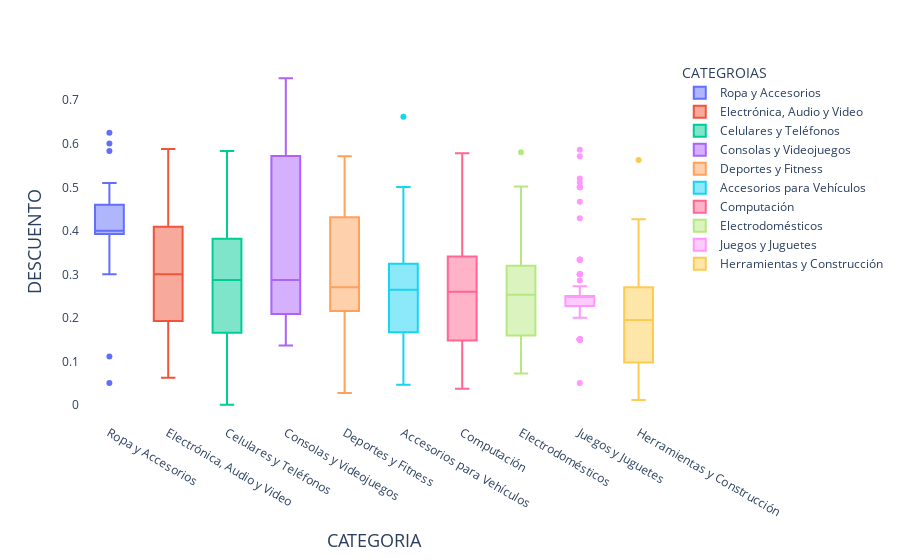

Source (notebook cell):
### Code cell
discount_products_top_sorted = discount_products_top.sort_values(by=['SEARCH_CATEGORY_NAME'], key=lambda x: x.map(sorted_dict))
fig = px.box(discount_products_top_sorted, x="SEARCH_CATEGORY_NAME", y="ITEM_DISCOUNT_RATE", color="SEARCH_CATEGORY_NAME",)
fig.update_traces(quartilemethod="exclusive")
fig.update_layout(titlefont = dict(size=20),
                  xaxis=dict(title="CATEGORIA",titlefont=dict(size=18)),
                  yaxis=dict(title="DESCUENTO",titlefont=dict(size=18)),
                  plot_bgcolor='rgb(255,255,255)', legend_title='CATEGROIAS')
fig.show()

### Figure 1 — Plotly figure (JSON) as saved in the notebook; plotly's stock layout.template omitted (floating-point values rounded to 4 significant figures; data arrays with more than 128 entries replaced by an {"elided": "..."} marker saying what was removed)
{"data": [{"alignmentgroup": "True", "hovertemplate": "SEARCH_CATEGORY_NAME=%{x}<br>ITEM_DISCOUNT_RATE=%{y}<extra></extra>", "legendgroup": "Ropa y Accesorios", "marker": {"color": "#636efa"}, "name": "Ropa y Accesorios", "notched": false, "offsetgroup": "Ropa y Accesorios", "orientation": "v", "quartilemethod": "exclusive", "showlegend": true, "type": "box", "x": ["Ropa y Accesorios", "Ropa y Accesorios", "Ropa y Accesorios", "Ropa y Accesorios", "Ropa y Accesorios", "Ropa y Accesorios", "Ropa y Accesorios", "Ropa y Accesorios", "Ropa y Accesorios", "Ropa y Accesorios", "Ropa y Accesorios", "Ropa y Accesorios", "Ropa y Accesorios", "Ropa y Accesorios", "Ropa y Accesorios", "Ropa y Accesorios", "Ropa y Accesorios", "Ropa y Accesorios", "Ropa y Accesorios", "Ropa y Accesorios", "Ropa y Accesorios", "Ropa y Accesorios", "Ropa y Accesorios", "Ropa y Accesorios", "Ropa y Accesorios", "Ropa y Accesorios", "Ropa y Accesorios", "Ropa y Accesorios", "Ropa y Accesorios", "Ropa y Accesorios", "Ropa y Accesorios"], "x0": " ", "xaxis": "x", "y": [0.46, 0.3925, 0.46, 0.4, 0.3, 0.5835, 0.4, 0.46, 0.6004, 0.3925, 0.4, 0.51, 0.46, 0.4, 0.325, 0.4, 0.5006, 0.4, 0.46, 0.4, 0.4, 0.4, 0.4, 0.6254, 0.05, 0.1112, 0.46, 0.364, 0.3379, 0.3379, 0.46], "y0": " ", "yaxis": "y"}, {"alignmentgroup": "True", "hovertemplate": "SEARCH_CATEGORY_NAME=%{x}<br>ITEM_DISCOUNT_RATE=%{y}<extra></extra>", "legendgroup": "Electrónica, Audio y Video", "marker": {"color": "#EF553B"}, "name": "Electrónica, Audio y Video", "notched": false, "offsetgroup": "Electrónica, Audio y Video", "orientation": "v", "quartilemethod": "exclusive", "showlegend": true, "type": "box", "x": ["Electrónica, Audio y Video", "Electrónica, Audio y Video", "Electrónica, Audio y Video", "Electrónica, Audio y Video", "Electrónica, Audio y Video", "Electrónica, Audio y Video", "Electrónica, Audio y Video", "Electrónica, Audio y Video", "Electrónica, Audio y Video", "Electrónica, Audio y Video", "Electrónica, Audio y Video", "Electrónica, Audio y Video", "Electrónica, Audio y Video", "Electrónica, Audio y Video", "Electrónica, Audio y Video", "Electrónica, Audio y Video", "Electrónica, Audio y Video", "Electrónica, Audio y Video", "Electrónica, Audio y Video", "Electrónica, Audio y Video", "Electrónica, Audio y Video", "Electrónica, Audio y Video", "Electrónica, Audio y Video", "Electrónica, Audio y Video", "Electrónica, Audio y Video", "Electrónica, Audio y Video", "Electrónica, Audio y Video", "Electrónica, Audio y Video", "Electrónica, Audio y Video", "Electrónica, Audio y Video", "Electrónica, Audio y Video", "Electrónica, Audio y Video", "Electrónica, Audio y Video", "Electrónica, Audio y Video", "Electrónica, Audio y Video", "Electrónica, Audio y Video", "Electrónica, Audio y Video", "Electrónica, Audio y Video", "Electrónica, Audio y Video", "Electrónica, Audio y Video", "Electrónica, Audio y Video", "Electrónica, Audio y Video", "Electrónica, Audio y Video", "Electrónica, Audio y Video", "Electrónica, Audio y Video", "Electrónica, Audio y Video", "Electrónica, Audio y Video", "Electrónica, Audio y Video", "Electrónica, Audio y Video", "Electrónica, Audio y Video", "Electrónica, Audio y Video", "Electrónica, Audio y Video", "Electrónica, Audio y Video", "Electrónica, Audio y Video", "Electrónica, Audio y Video", "Electrónica, Audio y Video", "Electrónica, Audio y Video", "Electrónica, Audio y Video", "Electrónica, Audio y Video", "Electrónica, Audio y Video", "Electrónica, Audio y Video", "Electrónica, Audio y Video", "Electrónica, Audio y Video", "Electrónica, Audio y Video", "Electrónica, Audio y Video", "Electrónica, Audio y Video", "Electrónica, Audio y Video", "Electrónica, Audio y Video", "Electrónica, Audio y Video", "Electrónica, Audio y Video", "Electrónica, Audio y Video", "Electrónica, Audio y Video", "Electrónica, Audio y Video", "Electrónica, Audio y Video", "Electrónica, Audio y Video", "Electrónica, Audio y Video", "Electrónica, Audio y Video", "Electrónica, Audio y Video", "Electrónica, Audio y Video", "Electrónica, Audio y Video", "Electrónica, Audio y Video", "Electrónica, Audio y Video"], "x0": " ", "xaxis": "x", "y": [0.4623, 0.2261, 0.3, 0.06254, 0.4597, 0.3504, 0.3003, 0.1429, 0.4725, 0.2256, 0.1929, 0.4408, 0.4626, 0.2545, 0.219, 0.2273, 0.2864, 0.4093, 0.408, 0.3056, 0.1502, 0.412, 0.1, 0.1345, 0.128, 0.1693, 0.2156, 0.3958, 0.2003, 0.5008, 0.4414, 0.1829, 0.21, 0.4449, 0.1083, 0.4619, 0.3339, 0.2309, 0.4268, 0.5882, 0.5, 0.348, 0.2727, 0.3339, 0.1002, 0.2223, 0.1667, 0.1, 0.2222, 0.3619, 0.3603, 0.4408, 0.1002, 0.2257, 0.4711, 0.3002, 0.3844, 0.3773, 0.1667, 0.2243, 0.4373, 0.3371, 0.1876, 0.4566, 0.2037, 0.2768, 0.417, 0.09099, 0.3522, 0.5716, 0.3334, 0.22, 0.4047, 0.1669, 0.3445, 0.3797, 0.08889, 0.1247, 0.1, 0.2273, 0.348, 0.4522], "y0": " ", "yaxis": "y"}, {"alignmentgroup": "True", "hovertemplate": "SEARCH_CATEGORY_NAME=%{x}<br>ITEM_DISCOUNT_RATE=%{y}<extra></extra>", "legendgroup": "Celulares y Teléfonos", "marker": {"color": "#00cc96"}, "name": "Celulares y Teléfonos", "notched": false, "offsetgroup": "Celulares y Teléfonos", "orientation": "v", "quartilemethod": "exclusive", "showlegend": true, "type": "box", "x": ["Celulares y Teléfonos", "Celulares y Teléfonos", "Celulares y Teléfonos", "Celulares y Teléfonos", "Celulares y Teléfonos", "Celulares y Teléfonos", "Celulares y Teléfonos", "Celulares y Teléfonos", "Celulares y Teléfonos", "Celulares y Teléfonos", "Celulares y Teléfonos", "Celulares y Teléfonos", "Celulares y Teléfonos", "Celulares y Teléfonos", "Celulares y Teléfonos", "Celulares y Teléfonos", "Celulares y Teléfonos", "Celulares y Teléfonos", "Celulares y Teléfonos", "Celulares y Teléfonos", "Celulares y Teléfonos", "Celulares y Teléfonos", "Celulares y Teléfonos", "Celulares y Teléfonos", "Celulares y Teléfonos", "Celulares y Teléfonos", "Celulares y Teléfonos", "Celulares y Teléfonos", "Celulares y Teléfonos", "Celulares y Teléfonos", "Celulares y Teléfonos", "Celulares y Teléfonos", "Celulares y Teléfonos", "Celulares y Teléfonos", "Celulares y Teléfonos", "Celulares y Teléfonos", "Celulares y Teléfonos", "Celulares y Teléfonos", "Celulares y Teléfonos", "Celulares y Teléfonos", "Celulares y Teléfonos", "Celulares y Teléfonos", "Celulares y Teléfonos", "Celulares y Teléfonos", "Celulares y Teléfonos", "Celulares y Teléfonos", "Celulares y Teléfonos", "Celulares y Teléfonos", "Celulares y Teléfonos", "Celulares y Teléfonos", "Celulares y Teléfonos", "Celulares y Teléfonos", "Celulares y Teléfonos", "Celulares y Teléfonos", "Celulares y Teléfonos", "Celulares y Teléfonos", "Celulares y Teléfonos", "Celulares y Teléfonos", "Celulares y Teléfonos", "Celulares y Teléfonos", "Celulares y Teléfonos", "Celulares y Teléfonos", "Celulares y Teléfonos", "Celulares y Teléfonos", "Celulares y Teléfonos", "Celulares y Teléfonos", "Celulares y Teléfonos", "Celulares y Teléfonos", "Celulares y Teléfonos", "Celulares y Teléfonos", "Celulares y Teléfonos", "Celulares y Teléfonos", "Celulares y Teléfonos", "Celulares y Teléfonos", "Celulares y Teléfonos", "Celulares y Teléfonos", "Celulares y Teléfonos", "Celulares y Teléfonos", "Celulares y Teléfonos", "Celulares y Teléfonos", "Celulares y Teléfonos", "Celulares y Teléfonos", "Celulares y Teléfonos", "Celulares y Teléfonos", "Celulares y Teléfonos", "Celulares y Teléfonos", "Celulares y Teléfonos", "Celulares y Teléfonos", "Celulares y Teléfonos", "Celulares y Teléfonos", "Celulares y Teléfonos", "Celulares y Teléfonos", "Celulares y Teléfonos", "Celulares y Teléfonos", "Celulares y Teléfonos", "Celulares y Teléfonos", "Celulares y Teléfonos", "Celulares y Teléfonos", "Celulares y Teléfonos", "Celulares y Teléfonos", "Celulares y Teléfonos", "Celulares y Teléfonos", "Celulares y Teléfonos", "Celulares y Teléfonos", "Celulares y Teléfonos", "Celulares y Teléfonos", "Celulares y Teléfonos", "Celulares y Teléfonos", "Celulares y Teléfonos", "Celulares y Teléfonos", "Celulares y Teléfonos", "Celulares y Teléfonos", "Celulares y Teléfonos", "Celulares y Teléfonos"], "x0": " ", "xaxis": "x", "y": [0.3286, 0.2092, 0.477, 0.12, 0.06016, 0.35, 0.3834, 0.04372, 0.2848, 0.3125, 0.1, 0.03704, 0.1072, 0.472, 0.05671, 0.3143, 0.05, 0.1909, 0.2689, 0.1047, 0.4, 0.01962, 0.15, 0.28, 0.2689, 0.2333, 0.125, 0.03685, 0.05, 0.2429, 0.3579, 0.2334, 0.1947, 0.2647, 0.1635, 0.5134, 0.25, 0.3724, 0.335, 0.2734, 0.2676, 0.4372, 0.3273, 0.394, 0.2593, 0.4126, 0.03714, 0.1658, 0.3125, 0.3637, 0.4923, 0.3922, 0.2046, 0.1596, 0.3077, 0.3334, 0.3377, 0.06016, 0.4923, 0.465, 0.382, 0.2822, 0.467, 0.04001, 0.29, 0.3135, 0.1133, 0.22, 6.274e-05, 0.225, 0.3913, 0.335, 0.3356, 0.2751, 0.2333, 0.465, 0.2647, 0.3182, 0.5, 0.289, 0.375, 0.227, 0.1333, 0.3429, 0.06038, 0.05671, 0.27, 0.3143, 0.178, 0.443, 0.2848, 0.308, 0.3497, 0.2046, 0.39, 0.472, 0.125, 0.5308, 0.5834, 0.3165, 0.5546, 0.2983, 0.3377, 0.382, 0.4539, 0.5013, 0.1635, 0.477, 0.4847, 0.2244, 0.3286, 0.445, 0.1, 0.09094], "y0": " ", "yaxis": "y"}, {"alignmentgroup": "True", "hovertemplate": "SEARCH_CATEGORY_NAME=%{x}<br>ITEM_DISCOUNT_RATE=%{y}<extra></extra>", "legendgroup": "Consolas y Videojuegos", "marker": {"color": "#ab63fa"}, "name": "Consolas y Videojuegos", "notched": false, "offsetgroup": "Consolas y Videojuegos", "orientation": "v", "quartilemethod": "exclusive", "showlegend": true, "type": "box", "x": ["Consolas y Videojuegos", "Consolas y Videojuegos", "Consolas y Videojuegos", "Consolas y Videojuegos", "Consolas y Videojuegos", "Consolas y Videojuegos", "Consolas y Videojuegos", "Consolas y Videojuegos", "Consolas y Videojuegos", "Consolas y Videojuegos", "Consolas y Videojuegos", "Consolas y Videojuegos", "Consolas y Videojuegos", "Consolas y Videojuegos", "Consolas y Videojuegos", "Consolas y Videojuegos", "Consolas y Videojuegos", "Consolas y Videojuegos", "Consolas y Videojuegos", "Consolas y Videojuegos", "Consolas y Videojuegos", "Consolas y Videojuegos", "Consolas y Videojuegos", "Consolas y Videojuegos", "Consolas y Videojuegos", "Consolas y Videojuegos", "Consolas y Videojuegos", "Consolas y Videojuegos", "Consolas y Videojuegos", "Consolas y Videojuegos", "Consolas y Videojuegos", "Consolas y Videojuegos", "Consolas y Videojuegos", "Consolas y Videojuegos", "Consolas y Videojuegos", "Consolas y Videojuegos", "Consolas y Videojuegos", "Consolas y Videojuegos", "Consolas y Videojuegos", "Consolas y Videojuegos", "Consolas y Videojuegos", "Consolas y Videojuegos"], "x0": " ", "xaxis": "x", "y": [0.2801, 0.4076, 0.7502, 0.2857, 0.7506, 0.4234, 0.411, 0.2865, 0.2768, 0.1632, 0.1667, 0.7506, 0.7505, 0.7503, 0.7501, 0.1443, 0.2429, 0.7505, 0.5389, 0.1431, 0.3003, 0.2002, 0.2422, 0.2422, 0.1754, 0.7504, 0.5389, 0.474, 0.5718, 0.2716, 0.209, 0.2, 0.2941, 0.1365, 0.1443, 0.7502, 0.3573, 0.2422, 0.2871, 0.7508, 0.2005, 0.2768], "y0": " ", "yaxis": "y"}, {"alignmentgroup": "True", "hovertemplate": "SEARCH_CATEGORY_NAME=%{x}<br>ITEM_DISCOUNT_RATE=%{y}<extra></extra>", "legendgroup": "Deportes y Fitness", "marker": {"color": "#FFA15A"}, "name": "Deportes y Fitness", "notched": false, "offsetgroup": "Deportes y Fitness", "orientation": "v", "quartilemethod": "exclusive", "showlegend": true, "type": "box", "x": ["Deportes y Fitness", "Deportes y Fitness", "Deportes y Fitness", "Deportes y Fitness", "Deportes y Fitness", "Deportes y Fitness", "Deportes y Fitness", "Deportes y Fitness", "Deportes y Fitness", "Deportes y Fitness", "Deportes y Fitness", "Deportes y Fitness", "Deportes y Fitness", "Deportes y Fitness", "Deportes y Fitness", "Deportes y Fitness", "Deportes y Fitness", "Deportes y Fitness", "Deportes y Fitness", "Deportes y Fitness", "Deportes y Fitness", "Deportes y Fitness", "Deportes y Fitness", "Deportes y Fitness", "Deportes y Fitness", "Deportes y Fitness", "Deportes y Fitness", "Deportes y Fitness", "Deportes y Fitness", "Deportes y Fitness", "Deportes y Fitness", "Deportes y Fitness", "Deportes y Fitness", "Deportes y Fitness", "Deportes y Fitness", "Deportes y Fitness", "Deportes y Fitness", "Deportes y Fitness", "Deportes y Fitness", "Deportes y Fitness", "Deportes y Fitness", "Deportes y Fitness", "Deportes y Fitness", "Deportes y Fitness", "Deportes y Fitness", "Deportes y Fitness", "Deportes y Fitness", "Deportes y Fitness", "Deportes y Fitness", "Deportes y Fitness", "Deportes y Fitness", "Deportes y Fitness", "Deportes y Fitness", "Deportes y Fitness", "Deportes y Fitness", "Deportes y Fitness", "Deportes y Fitness", "Deportes y Fitness", "Deportes y Fitness", "Deportes y Fitness", "Deportes y Fitness", "Deportes y Fitness", "Deportes y Fitness", "Deportes y Fitness", "Deportes y Fitness", "Deportes y Fitness", "Deportes y Fitness", "Deportes y Fitness", "Deportes y Fitness", "Deportes y Fitness", "Deportes y Fitness", "Deportes y Fitness", "Deportes y Fitness", "Deportes y Fitness", "Deportes y Fitness", "Deportes y Fitness"], "x0": " ", "xaxis": "x", "y": [0.46, 0.02703, 0.381, 0.5715, 0.2745, 0.1994, 0.4083, 0.1951, 0.2249, 0.2308, 0.05883, 0.4739, 0.5001, 0.1962, 0.3925, 0.1, 0.2463, 0.4449, 0.244, 0.1, 0.5002, 0.4547, 0.4003, 0.2667, 0.5016, 0.2167, 0.2703, 0.1004, 0.5001, 0.2106, 0.4745, 0.121, 0.2683, 0.2673, 0.4352, 0.3986, 0.4292, 0.2279, 0.4388, 0.3382, 0.325, 0.3334, 0.1009, 0.2502, 0.4002, 0.2, 0.4001, 0.2505, 0.5005, 0.2717, 0.3, 0.5001, 0.05, 0.4462, 0.2086, 0.2362, 0.1009, 0.05488, 0.2198, 0.05002, 0.5001, 0.4334, 0.296, 0.2285, 0.2285, 0.3095, 0.2441, 0.5, 0.2703, 0.2146, 0.4, 0.2041, 0.2685, 0.4008, 0.2558, 0.489], "y0": " ", "yaxis": "y"}, {"alignmentgroup": "True", "hovertemplate": "SEARCH_CATEGORY_NAME=%{x}<br>ITEM_DISCOUNT_RATE=%{y}<extra></extra>", "legendgroup": "Accesorios para Vehículos", "marker": {"color": "#19d3f3"}, "name": "Accesorios para Vehículos", "notched": false, "offsetgroup": "Accesorios para Vehículos", "orientation": "v", "quartilemethod": "exclusive", "showlegend": true, "type": "box", "x": ["Accesorios para Vehículos", "Accesorios para Vehículos", "Accesorios para Vehículos", "Accesorios para Vehículos", "Accesorios para Vehículos", "Accesorios para Vehículos", "Accesorios para Vehículos", "Accesorios para Vehículos", "Accesorios para Vehículos", "Accesorios para Vehículos", "Accesorios para Vehículos", "Accesorios para Vehículos", "Accesorios para Vehículos", "Accesorios para Vehículos", "Accesorios para Vehículos", "Accesorios para Vehículos", "Accesorios para Vehículos", "Accesorios para Vehículos", "Accesorios para Vehículos", "Accesorios para Vehículos", "Accesorios para Vehículos", "Accesorios para Vehículos", "Accesorios para Vehículos", "Accesorios para Vehículos", "Accesorios para Vehículos", "Accesorios para Vehículos", "Accesorios para Vehículos", "Accesorios para Vehículos", "Accesorios para Vehículos", "Accesorios para Vehículos", "Accesorios para Vehículos", "Accesorios para Vehículos", "Accesorios para Vehículos", "Accesorios para Vehículos", "Accesorios para Vehículos", "Accesorios para Vehículos", "Accesorios para Vehículos", "Accesorios para Vehículos", "Accesorios para Vehículos", "Accesorios para Vehículos", "Accesorios para Vehículos", "Accesorios para Vehículos", "Accesorios para Vehículos", "Accesorios para Vehículos", "Accesorios para Vehículos", "Accesorios para Vehículos", "Accesorios para Vehículos", "Accesorios para Vehículos", "Accesorios para Vehículos", "Accesorios para Vehículos", "Accesorios para Vehículos", "Accesorios para Vehículos", "Accesorios para Vehículos"], "x0": " ", "xaxis": "x", "y": [0.3401, 0.4996, 0.1252, 0.1433, 0.2668, 0.0625, 0.0625, 0.2189, 0.3584, 0.08761, 0.2211, 0.2643, 0.1752, 0.2002, 0.5005, 0.1786, 0.3151, 0.4234, 0.2993, 0.04636, 0.2668, 0.273, 0.2858, 0.3759, 0.1253, 0.1429, 0.1443, 0.3531, 0.1939, 0.06, 0.3334, 0.1669, 0.2008, 0.3335, 0.2668, 0.4162, 0.2513, 0.6619, 0.1669, 0.2501, 0.3943, 0.11, 0.2871, 0.1253, 0.2513, 0.2513, 0.2667, 0.2668, 0.3856, 0.2501, 0.2858, 0.2861, 0.2668], "y0": " ", "yaxis": "y"}, {"alignmentgroup": "True", "hovertemplate": "SEARCH_CATEGORY_NAME=%{x}<br>ITEM_DISCOUNT_RATE=%{y}<extra></extra>", "legendgroup": "Computación", "marker": {"color": "#FF6692"}, "name": "Computación", "notched": false, "offsetgroup": "Computación", "orientation": "v", "quartilemethod": "exclusive", "showlegend": true, "type": "box", "x": ["Computación", "Computación", "Computación", "Computación", "Computación", "Computación", "Computación", "Computación", "Computación", "Computación", "Computación", "Computación", "Computación", "Computación", "Computación", "Computación", "Computación", "Computación", "Computación", "Computación", "Computación", "Computación", "Computación", "Computación", "Computación", "Computación", "Computación", "Computación", "Computación", "Computación", "Computación", "Computación", "Computación", "Computación", "Computación", "Computación", "Computación", "Computación", "Computación", "Computación", "Computación", "Computación", "Computación", "Computación", "Computación", "Computación", "Computación", "Computación", "Computación"], "x0": " ", "xaxis": "x", "y": [0.3337, 0.1346, 0.129, 0.4502, 0.07143, 0.3487, 0.353, 0.1667, 0.2501, 0.3334, 0.1445, 0.09376, 0.3577, 0.253, 0.1346, 0.3237, 0.2919, 0.2601, 0.1501, 0.2345, 0.08336, 0.1679, 0.2, 0.1304, 0.1459, 0.5784, 0.4077, 0.2806, 0.3079, 0.4407, 0.4, 0.3097, 0.3203, 0.2556, 0.2947, 0.2652, 0.1673, 0.3002, 0.1667, 0.4077, 0.1667, 0.1367, 0.3825, 0.03684, 0.1307, 0.3334, 0.4008, 0.15, 0.3813], "y0": " ", "yaxis": "y"}, {"alignmentgroup": "True", "hovertemplate": "SEARCH_CATEGORY_NAME=%{x}<br>ITEM_DISCOUNT_RATE=%{y}<extra></extra>", "legendgroup": "Electrodomésticos", "marker": {"color": "#B6E880"}, "name": "Electrodomésticos", "notched": false, "offsetgroup": "Electrodomésticos", "orientation": "v", "quartilemethod": "exclusive", "showlegend": true, "type": "box", "x": {"elided": "132 str values"}, "x0": " ", "xaxis": "x", "y": {"elided": "132 float values"}, "y0": " ", "yaxis": "y"}, {"alignmentgroup": "True", "hovertemplate": "SEARCH_CATEGORY_NAME=%{x}<br>ITEM_DISCOUNT_RATE=%{y}<extra></extra>", "legendgroup": "Juegos y Juguetes", "marker": {"color": "#FF97FF"}, "name": "Juegos y Juguetes", "notched": false, "offsetgroup": "Juegos y Juguetes", "orientation": "v", "quartilemethod": "exclusive", "showlegend": true, "type": "box", "x": ["Juegos y Juguetes", "Juegos y Juguetes", "Juegos y Juguetes", "Juegos y Juguetes", "Juegos y Juguetes", "Juegos y Juguetes", "Juegos y Juguetes", "Juegos y Juguetes", "Juegos y Juguetes", "Juegos y Juguetes", "Juegos y Juguetes", "Juegos y Juguetes", "Juegos y Juguetes", "Juegos y Juguetes", "Juegos y Juguetes", "Juegos y Juguetes", "Juegos y Juguetes", "Juegos y Juguetes", "Juegos y Juguetes", "Juegos y Juguetes", "Juegos y Juguetes", "Juegos y Juguetes", "Juegos y Juguetes", "Juegos y Juguetes", "Juegos y Juguetes", "Juegos y Juguetes", "Juegos y Juguetes", "Juegos y Juguetes", "Juegos y Juguetes", "Juegos y Juguetes", "Juegos y Juguetes", "Juegos y Juguetes", "Juegos y Juguetes", "Juegos y Juguetes", "Juegos y Juguetes", "Juegos y Juguetes", "Juegos y Juguetes", "Juegos y Juguetes", "Juegos y Juguetes", "Juegos y Juguetes", "Juegos y Juguetes", "Juegos y Juguetes", "Juegos y Juguetes", "Juegos y Juguetes", "Juegos y Juguetes", "Juegos y Juguetes", "Juegos y Juguetes", "Juegos y Juguetes", "Juegos y Juguetes", "Juegos y Juguetes", "Juegos y Juguetes", "Juegos y Juguetes", "Juegos y Juguetes", "Juegos y Juguetes", "Juegos y Juguetes", "Juegos y Juguetes", "Juegos y Juguetes", "Juegos y Juguetes", "Juegos y Juguetes", "Juegos y Juguetes", "Juegos y Juguetes", "Juegos y Juguetes", "Juegos y Juguetes", "Juegos y Juguetes", "Juegos y Juguetes", "Juegos y Juguetes", "Juegos y Juguetes", "Juegos y Juguetes", "Juegos y Juguetes", "Juegos y Juguetes", "Juegos y Juguetes", "Juegos y Juguetes", "Juegos y Juguetes", "Juegos y Juguetes", "Juegos y Juguetes", "Juegos y Juguetes", "Juegos y Juguetes", "Juegos y Juguetes", "Juegos y Juguetes", "Juegos y Juguetes", "Juegos y Juguetes", "Juegos y Juguetes", "Juegos y Juguetes", "Juegos y Juguetes", "Juegos y Juguetes", "Juegos y Juguetes", "Juegos y Juguetes", "Juegos y Juguetes", "Juegos y Juguetes", "Juegos y Juguetes", "Juegos y Juguetes", "Juegos y Juguetes", "Juegos y Juguetes", "Juegos y Juguetes", "Juegos y Juguetes", "Juegos y Juguetes", "Juegos y Juguetes", "Juegos y Juguetes", "Juegos y Juguetes", "Juegos y Juguetes", "Juegos y Juguetes", "Juegos y Juguetes", "Juegos y Juguetes", "Juegos y Juguetes", "Juegos y Juguetes", "Juegos y Juguetes", "Juegos y Juguetes", "Juegos y Juguetes", "Juegos y Juguetes", "Juegos y Juguetes", "Juegos y Juguetes", "Juegos y Juguetes", "Juegos y Juguetes", "Juegos y Juguetes", "Juegos y Juguetes", "Juegos y Juguetes", "Juegos y Juguetes"], "x0": " ", "xaxis": "x", "y": [0.3, 0.15, 0.25, 0.3336, 0.15, 0.25, 0.5862, 0.25, 0.2274, 0.15, 0.5, 0.3337, 0.25, 0.2858, 0.5, 0.2702, 0.25, 0.2676, 0.25, 0.25, 0.15, 0.25, 0.15, 0.25, 0.25, 0.25, 0.15, 0.25, 0.25, 0.3, 0.25, 0.15, 0.25, 0.25, 0.25, 0.25, 0.3337, 0.2001, 0.15, 0.2274, 0.25, 0.25, 0.25, 0.25, 0.15, 0.3001, 0.05, 0.3339, 0.2002, 0.25, 0.5109, 0.3337, 0.15, 0.3003, 0.3, 0.15, 0.15, 0.25, 0.25, 0.25, 0.2729, 0.25, 0.15, 0.25, 0.25, 0.25, 0.15, 0.25, 0.25, 0.25, 0.25, 0.25, 0.15, 0.25, 0.15, 0.25, 0.25, 0.15, 0.15, 0.25, 0.25, 0.5, 0.2504, 0.25, 0.15, 0.25, 0.15, 0.25, 0.25, 0.25, 0.25, 0.15, 0.15, 0.15, 0.15, 0.25, 0.25, 0.4667, 0.5715, 0.25, 0.25, 0.4286, 0.25, 0.15, 0.25, 0.25, 0.25, 0.25, 0.25, 0.25, 0.25, 0.52, 0.25, 0.25, 0.25, 0.25, 0.25], "y0": " ", "yaxis": "y"}, {"alignmentgroup": "True", "hovertemplate": "SEARCH_CATEGORY_NAME=%{x}<br>ITEM_DISCOUNT_RATE=%{y}<extra></extra>", "legendgroup": "Herramientas y Construcción", "marker": {"color": "#FECB52"}, "name": "Herramientas y Construcción", "notched": false, "offsetgroup": "Herramientas y Construcción", "orientation": "v", "quartilemethod": "exclusive", "showlegend": true, "type": "box", "x": ["Herramientas y Construcción", "Herramientas y Construcción", "Herramientas y Construcción", "Herramientas y Construcción", "Herramientas y Construcción", "Herramientas y Construcción", "Herramientas y Construcción", "Herramientas y Construcción", "Herramientas y Construcción", "Herramientas y Construcción", "Herramientas y Construcción", "Herramientas y Construcción", "Herramientas y Construcción", "Herramientas y Construcción", "Herramientas y Construcción", "Herramientas y Construcción", "Herramientas y Construcción", "Herramientas y Construcción", "Herramientas y Construcción", "Herramientas y Construcción", "Herramientas y Construcción", "Herramientas y Construcción", "Herramientas y Construcción", "Herramientas y Construcción", "Herramientas y Construcción", "Herramientas y Construcción", "Herramientas y Construcción", "Herramientas y Construcción", "Herramientas y Construcción", "Herramientas y Construcción", "Herramientas y Construcción", "Herramientas y Construcción", "Herramientas y Construcción", "Herramientas y Construcción", "Herramientas y Construcción", "Herramientas y Construcción", "Herramientas y Construcción", "Herramientas y Construcción"], "x0": " ", "xaxis": "x", "y": [0.09093, 0.1502, 0.2225, 0.09528, 0.389, 0.2584, 0.3504, 0.5629, 0.3002, 0.09984, 0.1014, 0.2338, 0.09714, 0.2581, 0.2503, 0.2703, 0.1322, 0.1177, 0.1979, 0.09012, 0.0976, 0.2504, 0.2667, 0.01139, 0.1, 0.3151, 0.09094, 0.4268, 0.1482, 0.301, 0.2926, 0.05, 0.4074, 0.08976, 0.1924, 0.1766, 0.08576, 0.2468], "y0": " ", "yaxis": "y"}], "layout": {"boxmode": "overlay", "legend": {"title": {"text": "CATEGROIAS"}, "tracegroupgap": 0}, "margin": {"t": 60}, "plot_bgcolor": "rgb(255,255,255)", "title": {"font": {"size": 20}}, "xaxis": {"anchor": "y", "categoryarray": ["Ropa y Accesorios", "Electrónica, Audio y Video", "Celulares y Teléfonos", "Consolas y Videojuegos", "Deportes y Fitness", "Accesorios para Vehículos", "Computación", "Electrodomésticos", "Juegos y Juguetes", "Herramientas y Construcción"], "categoryorder": "array", "domain": [0, 1], "title": {"font": {"size": 18}, "text": "CATEGORIA"}}, "yaxis": {"anchor": "x", "domain": [0, 1], "title": {"font": {"size": 18}, "text": "DESCUENTO"}}}}
